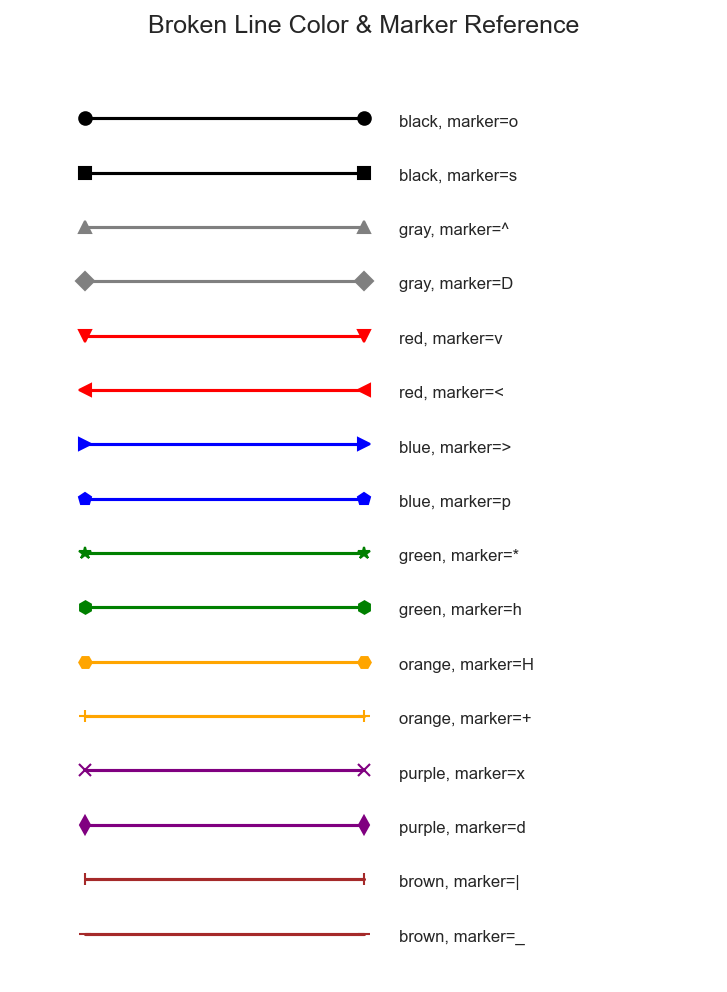
#> input picture tests/cor_broken.png, 727 x 992 px
$ python -i lines.py   (imports and definitions only)
#> lines starting #> are read from the running program, lines starting #| are printed output that depends on the picture; after the words box and inside, x2 and y2 are one past the last pixel; in counts of white or black regions, pixels touching at a corner belong together
### src/graph2data/image_io.py
"""Image and artifact I/O helpers."""

from __future__ import annotations

import json
import os
from typing import Any

import cv2

from .models import to_serializable


def load_bgr(path: str):
#> called with path = '../../tests/cor_broken.png'
    if not os.path.exists(path):
        raise FileNotFoundError(f"Image not found: {path}")
    img = cv2.imread(path)
#> img is the input picture: shape (992, 727, 3); mean B, G, R 248, 247.7, 249.1
    if img is None:
        raise ValueError(f"Unable to decode image: {path}")
    return img


def ensure_dir(path: str) -> str:
    os.makedirs(path, exist_ok=True)
    return path


# [6 lines left out: function write_json, not called in this run]

### src/graph2data/lines.py
"""Line mask skeletonization and ordered path tracing."""

from __future__ import annotations

import argparse
import math
from collections import deque
from dataclasses import dataclass
from typing import Dict, Iterable, List, Optional, Sequence, Set, Tuple

import cv2
import numpy as np

from .image_io import load_bgr, write_json
from .models import BoundingBox, CurvePath, LineComponentClassification, MarkerCandidate, Point

Pixel = Tuple[int, int]  # (x, y)


@dataclass
class PathTracingConfig:
    threshold: int = 127
    min_component_pixels: int = 1
    prune_spurs: bool = True
    max_spur_length_px: int = 12
    prefer_longest_component: bool = False
    filter_marker_like_components: bool = False
    marker_like_max_span_px: int = 18
    marker_like_max_aspect_ratio: float = 1.8
    marker_like_min_line_pixels: int = 40
    marker_like_min_line_span_px: int = 35
    marker_candidate_min_area: int = 12
    marker_candidate_max_span_px: int = 36
    marker_candidate_max_aspect_ratio: float = 2.0
    marker_candidate_core_radius_px: float = 2.8
    marker_candidate_crop_padding_px: int = 7
    marker_candidate_dedup_distance_px: float = 8.0
    enable_gap_linking: bool = True
    max_gap_px: float = 45.0
    max_gap_angle_deg: float = 60.0
    max_gap_tangent_angle_deg: float = 55.0
    use_tangent_gap_interpolation: bool = False
    backward_x_tolerance_px: float = 2.0
    segment_tangent_weight: float = 0.18
    segment_next_tangent_weight: float = 0.12
    segment_curvature_weight: float = 0.03
    segment_overlap_penalty: float = 20.0
    segment_overlap_weight: float = 0.0
    segment_long_gap_weight: float = 0.0
    segment_short_length_threshold: int = 4
    segment_short_length_penalty: float = 0.0
    completed_point_confidence: float = 0.35
    rebuild_low_coverage_paths: bool = True
    rebuild_min_observed_pixels: int = 80
    rebuild_max_coverage: float = 0.55
    rebuild_min_x_span_gain: float = 1.15
    rebuild_smoothing_window_px: int = 7


class LinePathExtractor:
    """Extract ordered centerline paths from binary or color masks."""

    def __init__(self, config: Optional[PathTracingConfig] = None):
        self.config = config or PathTracingConfig()

    def extract_from_mask_file(self, mask_path: str, curve_id: str = "curve") -> CurvePath:
        image = load_bgr(mask_path)
        return self.extract_from_mask_image(image, curve_id=curve_id)

    def extract_from_mask_image(self, image_bgr: np.ndarray, curve_id: str = "curve") -> CurvePath:
        binary = self._to_binary(image_bgr)
        skeleton = self._skeletonize(binary)
        pixels = _skeleton_pixels(skeleton)
        if not pixels:
            return CurvePath(curve_id=curve_id, pixel_points_ordered=[], warnings=["empty skeleton"])

        components = _connected_components(pixels)
        components = [c for c in components if len(c) >= self.config.min_component_pixels]
        if self.config.prune_spurs:
            components = [
                _prune_short_spurs(c, self.config.max_spur_length_px)
                for c in components
            ]
            components = [c for c in components if len(c) >= self.config.min_component_pixels]
        if not components:
            return CurvePath(curve_id=curve_id, pixel_points_ordered=[], warnings=["no component above threshold"])

        skipped_marker_like_count = 0
        if self.config.filter_marker_like_components:
            components, skipped_marker_like_count = _filter_marker_like_components(components, self.config)

        components.sort(key=len, reverse=True)
        selected_components = [components[0]] if self.config.prefer_longest_component else components
        selected = set().union(*selected_components)
        graph = _build_graph(selected)
        degrees = {node: len(neighbors) for node, neighbors in graph.items()}
        endpoints = [node for node, degree in degrees.items() if degree == 1]
        junctions = [node for node, degree in degrees.items() if degree >= 3]

        completed_ranges: List[Tuple[int, int]] = []
        if len(selected_components) > 1 and not self.config.prefer_longest_component:
            ordered, completed_ranges = _trace_multi_component_path(selected_components, self.config)
        else:
            ordered = _trace_main_path(graph, endpoints)
        completed_count = sum(max(0, end - start + 1) for start, end in completed_ranges)
        observed_in_path = max(0, len(ordered) - completed_count)
        coverage = observed_in_path / max(len(selected), 1)
        warnings = []
        if self.config.rebuild_low_coverage_paths:
            rebuilt = _rebuild_low_coverage_path(ordered, selected, coverage, self.config)
            if rebuilt is not None:
                ordered, completed_ranges = rebuilt
                warnings.append("path_rebuilt_from_skeleton_x_projection")
                completed_count = sum(max(0, end - start + 1) for start, end in completed_ranges)
                observed_in_path = max(0, len(ordered) - completed_count)
                coverage = observed_in_path / max(len(selected), 1)
        path_points = [Point(float(x), float(y)) for x, y in ordered]
        point_confidences = _point_confidences(
            len(path_points), completed_ranges, self.config.completed_point_confidence
        )
        endpoint_points = [Point(float(x), float(y)) for x, y in endpoints]
        junction_points = [Point(float(x), float(y)) for x, y in junctions]
        length = _path_length(ordered)
        confidence = float(max(0.0, min(1.0, coverage)))
        if len(components) > 1:
            warnings.append(f"multiple_components={len(components)}")
            if not self.config.prefer_longest_component:
                warnings.append("components_ordered_by_x")
        if junctions:
            warnings.append(f"junctions={len(junctions)}")
        if len(ordered) < len(selected):
            warnings.append("ordered path does not cover all skeleton pixels")
        if completed_ranges:
            warnings.append(f"gap_linked_points={completed_count}")
        if skipped_marker_like_count:
            warnings.append(f"marker_like_components_skipped={skipped_marker_like_count}")

        return CurvePath(
            curve_id=curve_id,
            pixel_points_ordered=path_points,
            completed_ranges=[(int(start), int(end)) for start, end in completed_ranges],
            confidence_per_point=point_confidences,
            endpoints=endpoint_points,
            junctions=junction_points,
            component_count=len(components),
            observed_pixel_count=len(selected),
            completed_pixel_count=int(completed_count),
            path_length_px=float(length),
            confidence=confidence,
            warnings=warnings,
        )

    def _to_binary(self, image_bgr: np.ndarray) -> np.ndarray:
        gray = cv2.cvtColor(image_bgr, cv2.COLOR_BGR2GRAY)
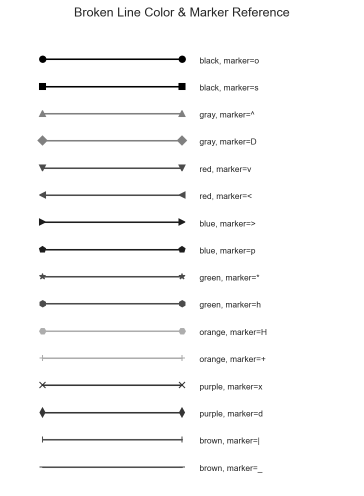
#> gray: shape (992, 727) (shown at 1/2 size); min 0, max 255, mean 248.2
        _, binary = cv2.threshold(gray, self.config.threshold, 255, cv2.THRESH_BINARY)
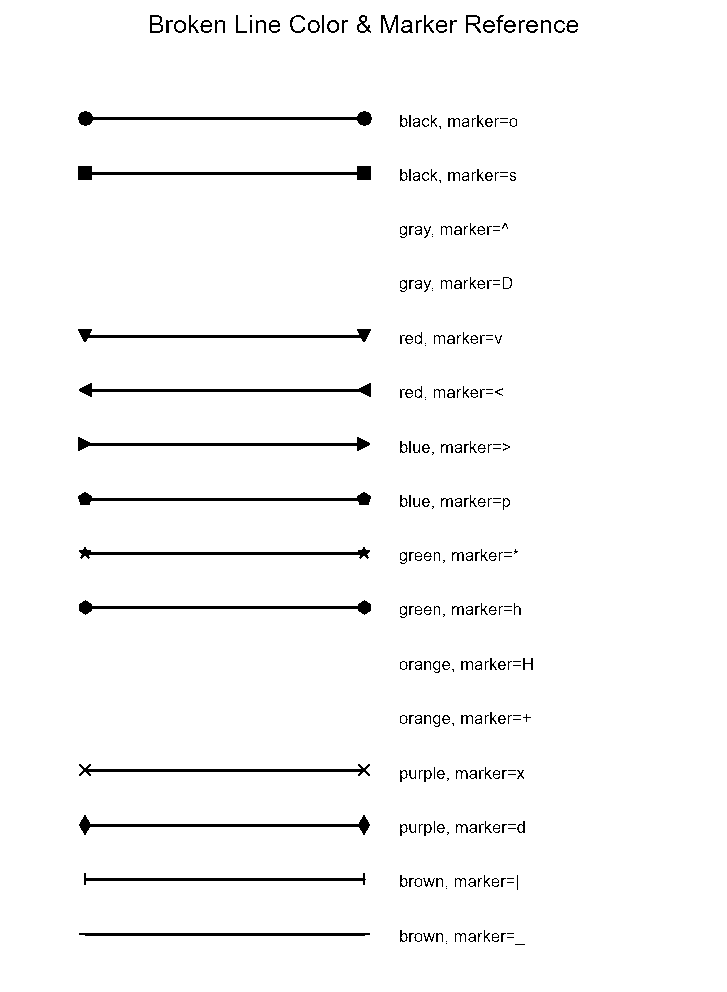
#> binary: shape (992, 727); 97.2% white; 286 black regions (83 under 20 px), largest, box (x1, y1, x2, y2) and area: (78, 166, 371, 180) 1187, (78, 111, 372, 126) 1134, (79, 600, 371, 615) 1076
        return binary

    # [34 lines left out: functions classify_components_from_mask_image, detect_marker_candidates_from_mask_image, not called in this run]

    def _skeletonize(self, binary: np.ndarray) -> np.ndarray:
        mask = (binary > 0).astype(np.uint8)
        try:
            from skimage.morphology import skeletonize

            return skeletonize(mask).astype(np.uint8) * 255
#> returned value: shape (992, 727); 4.1% white in thin lines or dots, all inside (x1, y1, x2, y2) = (38, 7, 653, 969)
#> (the rest of the program and of its run is left out)
